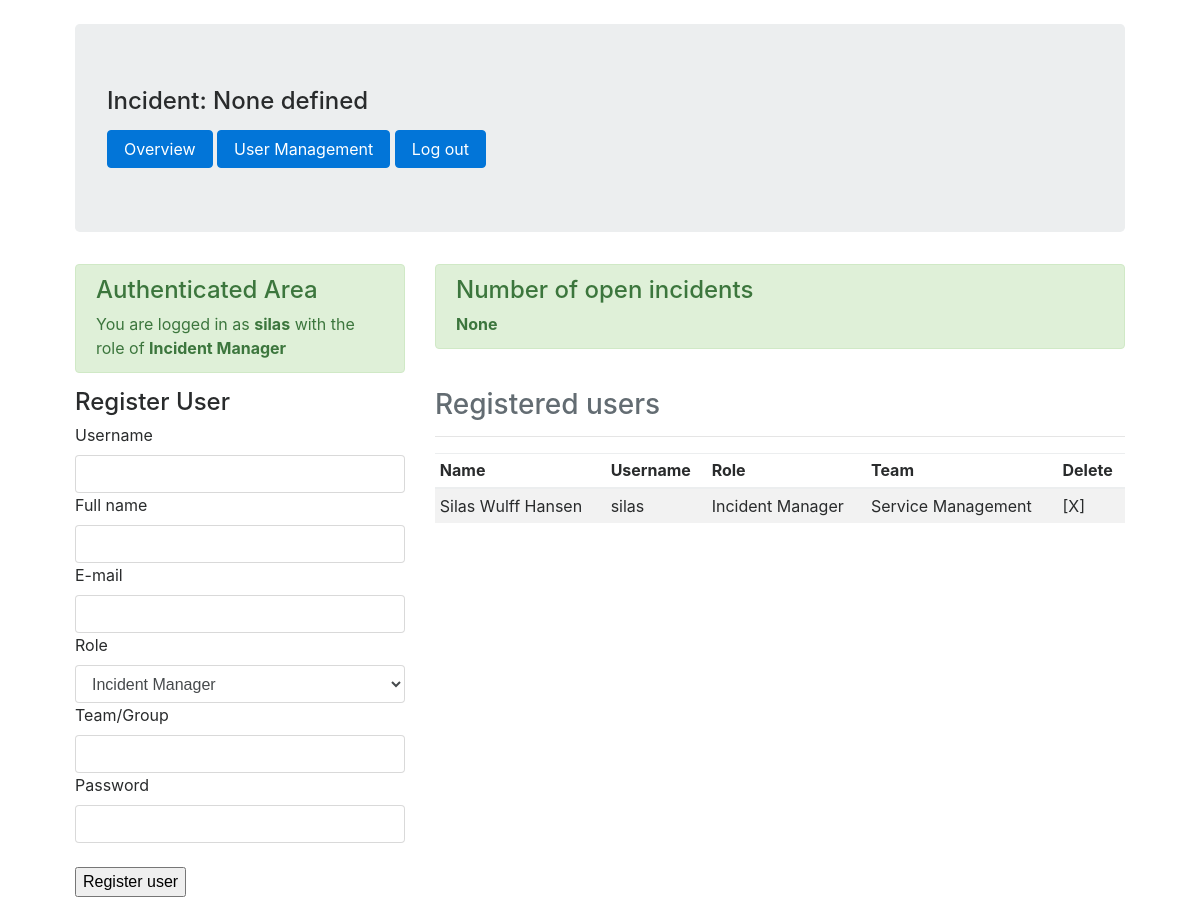
The app's page /usermanagement (signed in), older data.
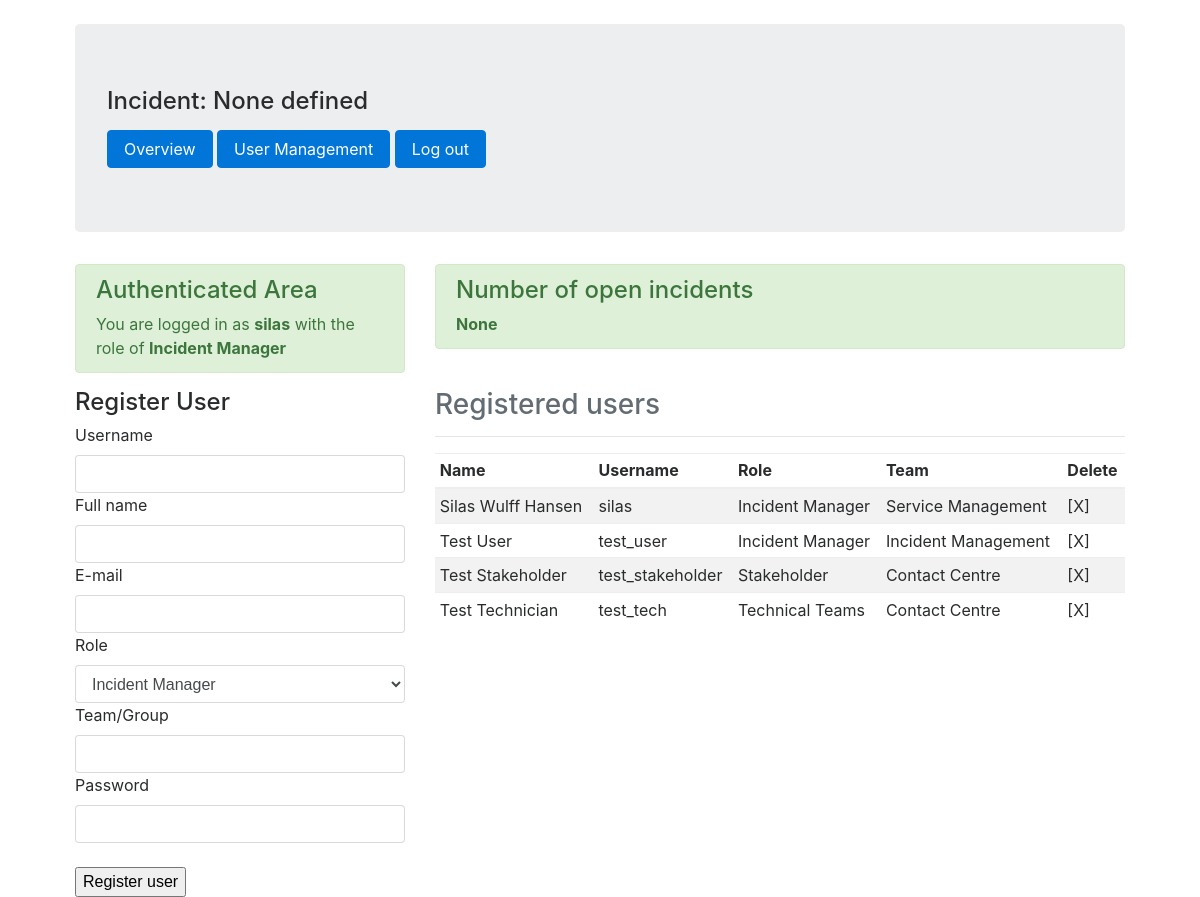
The same page, newer data.
### models.py (models this page shows, shortened)
class User(UserMixin, db.Model):
    id = db.Column(db.Integer, primary_key=True)
    username = db.Column(db.String(32), index=True, unique=True)
    name = db.Column(db.String(32), index=True)
    email = db.Column(db.String(64), index=True, unique=True)
    role = db.Column(db.String(64), index=True)
    team = db.Column(db.String(64), index=True)
    password_hash = db.Column(db.String(64))

### simaritan/routes.py (the view, shortened to what this page needs)
@app.route('/usermanagement', methods=['GET', 'POST'])
@login_required
def userManagement():
    users = User.query.all()
    regf = UserReg()
    return render_template('userManagement.html', users=users, regf=regf)

### simaritan/forms.py
class UserReg(FlaskForm):
    uname = StringField('Username', validators=[DataRequired()])
    full_name = StringField('Full name', validators=[DataRequired()])
    email = StringField('E-mail', validators=[DataRequired()])
    role = SelectField('Role', choices=['Incident Manager', 'Stakeholder', 'Technical Teams '])
    team = StringField('Team/Group', validators=[DataRequired()])
    password = StringField('Password', validators=[DataRequired()])
    submit = SubmitField('Register user')

### models.py (called while the page is built)
@login.user_loader
def load_user(id):
    return User.query.get(int(id))

### simaritan/templates/userManagement.html (shortened to what this page needs)
{% extends "base.html" %}
{% block body %}
		<div class="row">
			<div class="col-md-12">
				<div class="row">
					{% include "components/authenticated_header.html" %}
				</div>
				<div class="row">
					<div class="col-md-4">
						{% include "forms/registerUserForm.html" %}
					</div>
					<div class="col-md-8">
						<h3 class="text-left text-muted">
							Registered users
						</h3>
						<hr />
							<table class="table table-striped table-hover table-sm">
								<thead>
									<tr>
										<th>
											Name
										</th>
										<th>
											Username
										</th>
										<th>
											Role
										</th>
										<th>
											Team
										</th>
										<th>
											Delete
										</th>
									</tr>
								</thead>
								<tbody>
									{% for user in users %}
									<tr class="table">
										<td>
											{{ user.name }}
										</td>
										<td>
											{{ user.username }}
										</td>
										<td>
											{{ user.role }}
										</td>
										<td>
											{{ user.team }}
										</td>
										<td>
											<form method="post" action="update/deleteuser">
												<a onclick="this.parentNode.submit();">[X]</a>
											</form>
										</td>
									</tr>
									{% endfor %}
								</tbody>
							</table>
					</div>
				</div>
			</div>
		</div>
	</div>
{% endblock %}

### simaritan/templates/base.html (shortened to what this page needs)
<!DOCTYPE html>
<html lang="en">
  <head>
	<link rel="stylesheet" href="{{ url_for('static', filename='css/bootstrap.min.css') }}">
    <link rel="stylesheet" href="{{ url_for('static', filename='css/style.css') }}">
  </head>
  <body>
	<div class="container-fluid">
		<div class="row">
			<div class="col-md-12">
                <header>
                    <div class="jumbotron">
                        <h4 class="mb-3">Incident: {% if inc %}{{inc.incident_no}}{% else %} None defined{%endif%}</h4>
                        {% if current_user.is_authenticated %}
                            {% if current_user.role == "Incident Manager" %}
                            <a class="btn btn-primary" href="{{ url_for('overview') }}" role="button">Overview</a>
                            <a class="btn btn-primary" href="{{ url_for('userManagement') }}" role="button">User Management</a>
                            {% endif %}
                            <a class="btn btn-primary" href="{{ url_for('logout') }}" role="button">Log out</a>
                        {% endif %}
                    </div>
                </header>
            </div>
		</div>
  {% block body %}{% endblock %}
  </body>
</html>

### simaritan/templates/components/authenticated_header.html
<div class="col-md-4">
	<div class="alert alert-success alert-dismissable">
		<h4>
			Authenticated Area
		</h4> You are logged in as <strong>{{ current_user.username }}</strong> with the role of <strong>{{ current_user.role }}</strong>
	</div>
</div>
<div class="col-md-8">
	<div class="alert alert-success alert-dismissable">
		<h4>
			Number of open incidents
		</h4> <strong>None</strong>
	</div>
</div>

### simaritan/templates/forms/registerUserForm.html (shortened to what this page needs)
<h4>
	Register User
</h4>
<form class="form-signin" action="" method="post">
		{{ regf.uname.label() }}
		{{ regf.uname(class="form-control") }}
		{{ regf.full_name.label() }}
		{{ regf.full_name(class="form-control") }}
		{{ regf.email.label() }}
		{{ regf.email(class="form-control") }}
		{{ regf.role.label() }}
		{{ regf.role(class="form-control") }}
		{{ regf.team.label() }}
		{{ regf.team(class="form-control") }}
		{{ regf.password.label() }}
		{{ regf.password(class="form-control") }}
	<br />
		{{ regf.submit }}
</form>

Row changes from the older to the newer data that the page shows:
added User: name "Test User", username "test_user", role "Incident Manager", team "Incident Management"
added User: name "Test Stakeholder", username "test_stakeholder", role "Stakeholder", team "Contact Centre"
added User: name "Test Technician", username "test_tech", role "Technical Teams", team "Contact Centre"
